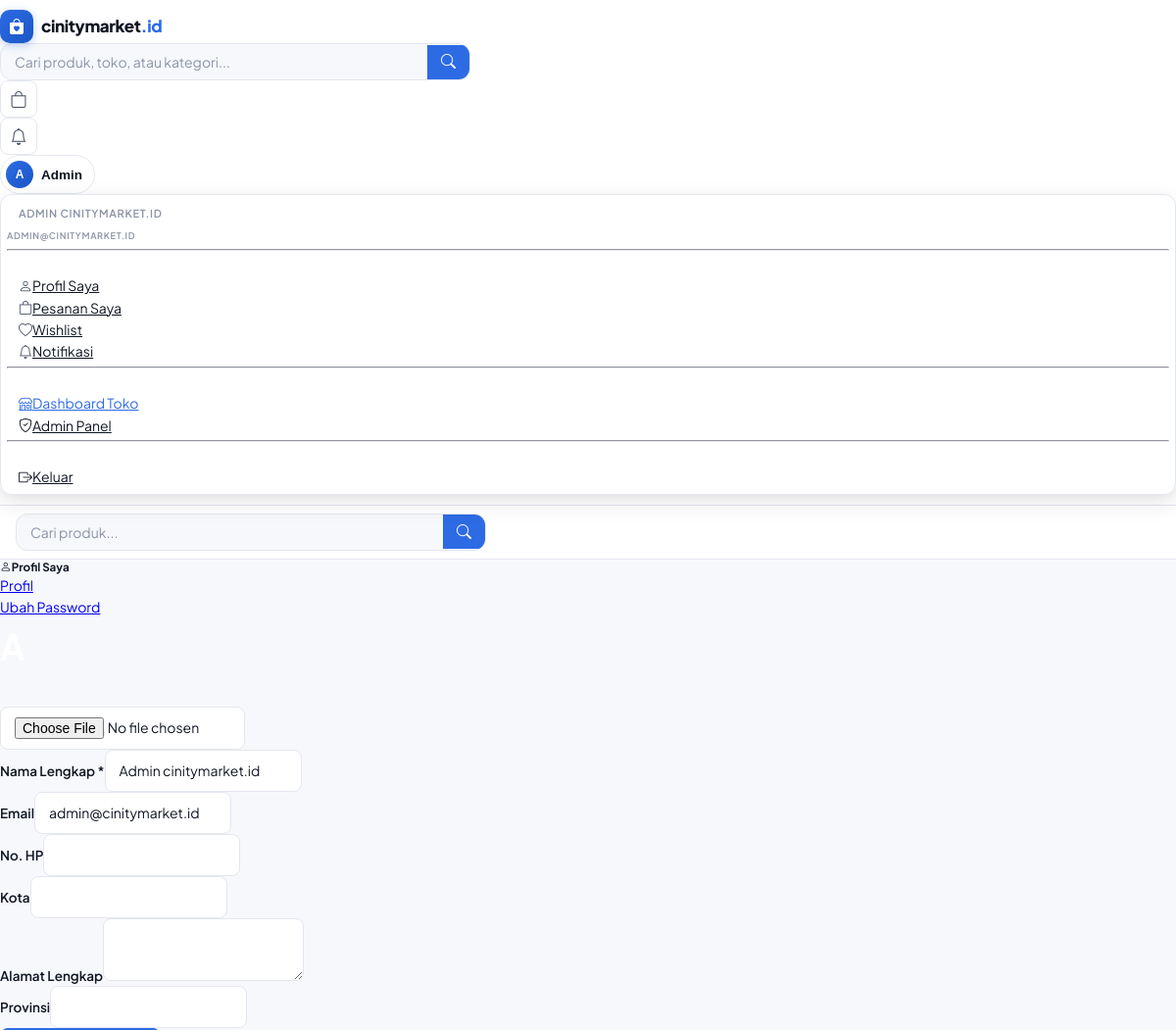
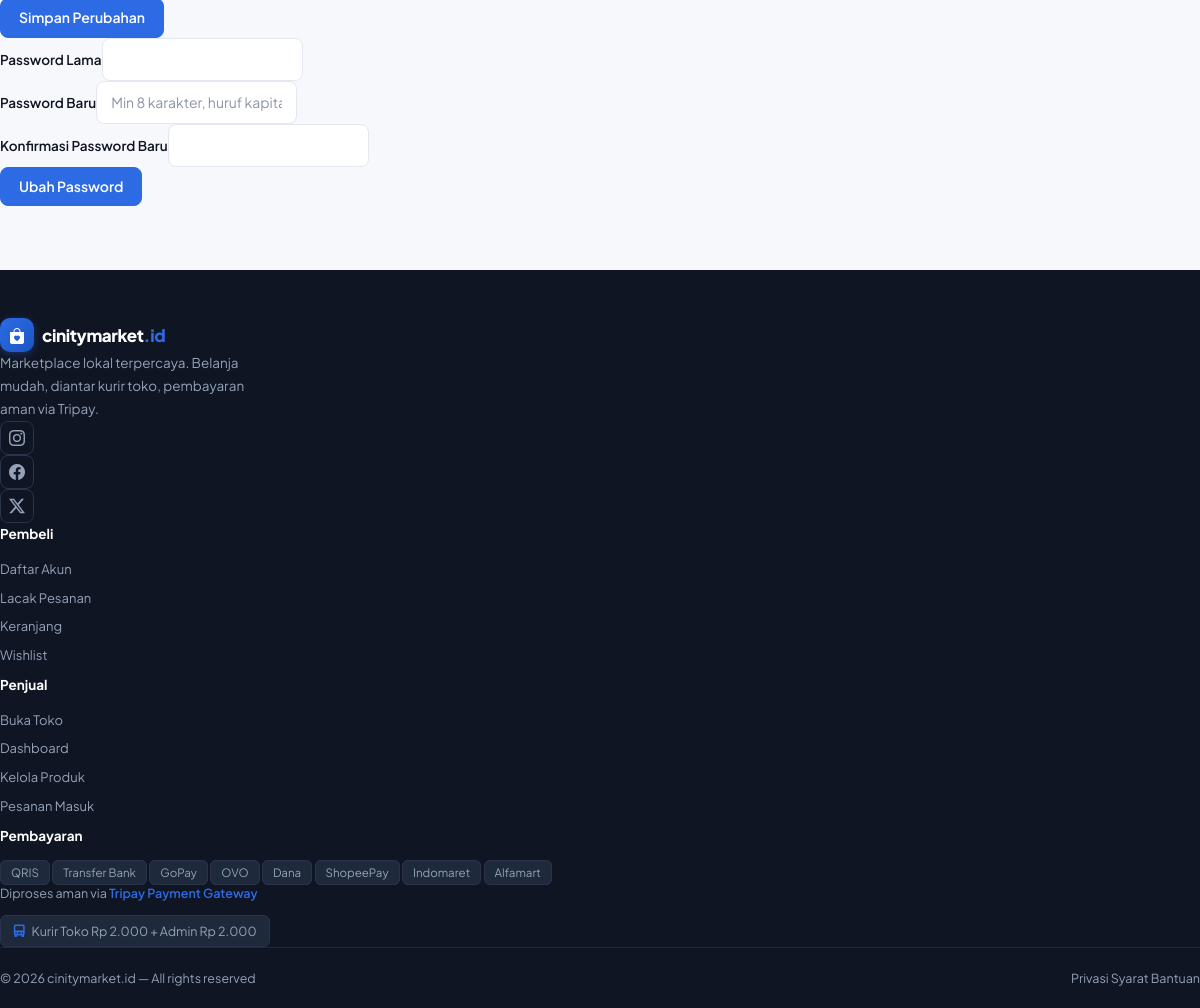
/buyer/profile.php (signed in), run on the app's committed database (2 pictures, top to bottom).
### tables this page shows
CREATE TABLE users (
    id INT AUTO_INCREMENT PRIMARY KEY,
    name VARCHAR(100) NOT NULL,
    email VARCHAR(150) UNIQUE NOT NULL,
    password VARCHAR(255) NOT NULL,
    phone VARCHAR(20),
    role ENUM('buyer','seller','admin') DEFAULT 'buyer',
    avatar VARCHAR(255) DEFAULT NULL,
    address TEXT,
    city VARCHAR(100),
    province VARCHAR(100),
    postal_code VARCHAR(10),
    is_active TINYINT(1) DEFAULT 1,
    email_verified_at TIMESTAMP NULL,
    remember_token VARCHAR(100),
    created_at TIMESTAMP DEFAULT CURRENT_TIMESTAMP,
    updated_at TIMESTAMP DEFAULT CURRENT_TIMESTAMP ON UPDATE CURRENT_TIMESTAMP
);

### includes/functions.php (called while the page is built, shortened)
<?php
require_once __DIR__ . '/../config/database.php';
function auth(): ?array {
    return $_SESSION['user'] ?? null;
}
function clean(string $str): string {
    return htmlspecialchars(trim($str), ENT_QUOTES, 'UTF-8');
}

### config/database.php (called while the page is built, shortened)
<?php
class Database {
    private static $instance = null;
    private $pdo;
    private function __construct() {
        $dsn = "mysql:host=" . DB_HOST . ";dbname=" . DB_NAME . ";charset=" . DB_CHARSET;
        $options = [
            PDO::ATTR_ERRMODE            => PDO::ERRMODE_EXCEPTION,
            PDO::ATTR_DEFAULT_FETCH_MODE => PDO::FETCH_ASSOC,
            PDO::ATTR_EMULATE_PREPARES   => false,
            PDO::MYSQL_ATTR_INIT_COMMAND => "SET NAMES utf8mb4 COLLATE utf8mb4_unicode_ci"
        ];
        try {
            $this->pdo = new PDO($dsn, DB_USER, DB_PASS, $options);
        } catch (PDOException $e) {
            error_log("DB Connection Error: " . $e->getMessage());
            die(json_encode(['error' => 'Database connection failed']));
        }
    }
    public static function getInstance(): self {
        if (self::$instance === null) {
            self::$instance = new self();
        }
        return self::$instance;
    }
    public function query(string $sql, array $params = []): PDOStatement {
        $stmt = $this->pdo->prepare($sql);
        $stmt->execute($params);
        return $stmt;
    }
    public function fetchOne(string $sql, array $params = []): ?array {
        return $this->query($sql, $params)->fetch() ?: null;
    }
}

### buyer/profile.php (the view, shortened to what this page needs)
<?php
require_once __DIR__ . '/../includes/functions.php';
requireLogin(); $user = auth(); $db = Database::getInstance();
$profile = $db->fetchOne("SELECT * FROM users WHERE id=?", [$user['id']]);
require_once __DIR__ . '/../includes/header.php';
?>
<div class="container py-4" style="max-width:700px">
  <h5 class="fw-bold mb-4"><i class="bi bi-person me-2"></i>Profil Saya</h5>
  <ul class="nav nav-tabs mb-4" id="profileTabs">
    <li class="nav-item"><a class="nav-link active" data-bs-toggle="tab" href="#tab-profile">Profil</a></li>
    <li class="nav-item"><a class="nav-link" data-bs-toggle="tab" href="#tab-password">Ubah Password</a></li>
  </ul>
  <div class="tab-content">
    <div class="tab-pane fade show active" id="tab-profile">
      <form method="POST" enctype="multipart/form-data">
        <div class="text-center mb-4">
          <div class="position-relative d-inline-block">
            <?php if ($profile['avatar']): ?>
              <img src="/<?= clean($profile['avatar']) ?>" id="avatar-preview" class="rounded-circle" style="width:90px;height:90px;object-fit:cover;border:3px solid var(--border)">
            <?php else: ?>
              <div id="avatar-placeholder" class="rounded-circle d-flex align-items-center justify-content-center" style="width:90px;height:90px;background:var(--primary);color:white;font-size:36px;font-weight:700"><?= strtoupper(substr($profile['name'], 0, 1)) ?></div>
            <?php endif; ?>
          </div>
          <div class="mt-2"><input type="file" name="avatar" accept="image/*" class="form-control form-control-sm" style="max-width:250px;margin:0 auto" data-preview="avatar-preview"></div>
        </div>
        <div class="row g-3">
          <div class="col-md-6"><label class="form-label fw-medium">Nama Lengkap *</label><input type="text" name="name" class="form-control" value="<?= clean($profile['name']) ?>" required></div>
          <div class="col-md-6"><label class="form-label fw-medium">Email</label><input type="email" class="form-control" value="<?= clean($profile['email']) ?>" disabled></div>
          <div class="col-md-6"><label class="form-label fw-medium">No. HP</label><input type="text" name="phone" class="form-control" value="<?= clean($profile['phone'] ?? '') ?>"></div>
          <div class="col-md-6"><label class="form-label fw-medium">Kota</label><input type="text" name="city" class="form-control" value="<?= clean($profile['city'] ?? '') ?>"></div>
          <div class="col-12"><label class="form-label fw-medium">Alamat Lengkap</label><textarea name="address" class="form-control" rows="2"><?= clean($profile['address'] ?? '') ?></textarea></div>
          <div class="col-md-6"><label class="form-label fw-medium">Provinsi</label><input type="text" name="province" class="form-control" value="<?= clean($profile['province'] ?? '') ?>"></div>
        </div>
        <div class="mt-3"><button type="submit" class="btn btn-primary fw-semibold px-4">Simpan Perubahan</button></div>
      </form>
    </div>
    <div class="tab-pane fade" id="tab-password">
      <form method="POST">
        <div class="mb-3"><label class="form-label fw-medium">Password Lama</label><input type="password" name="old_password" class="form-control" required></div>
        <div class="mb-3"><label class="form-label fw-medium">Password Baru</label><input type="password" name="new_password" class="form-control" placeholder="Min 8 karakter, huruf kapital + angka" required></div>
        <div class="mb-4"><label class="form-label fw-medium">Konfirmasi Password Baru</label><input type="password" name="confirm_password" class="form-control" required></div>
        <button type="submit" class="btn btn-primary fw-semibold px-4">Ubah Password</button>
      </form>
    </div>
  </div>
</div>
<?php require_once __DIR__ . '/../includes/footer.php'; ?>

### includes/header.php (shortened to what this page needs)
<?php
require_once __DIR__ . '/../includes/functions.php';
$user       = auth();
?>
<!DOCTYPE html>
<html lang="id">
<head>
<link href="https://cdn.jsdelivr.net/npm/bootstrap-icons@1.11.3/font/bootstrap-icons.css" rel="stylesheet">
<link href="/assets/css/style.css" rel="stylesheet">
</head>
<body>
<nav class="navbar" id="mainNav">
  <div class="container d-flex align-items-center gap-3">
    <a href="/index.php" class="brand-logo me-2">
      <div class="brand-mark"><i class="bi bi-bag-heart-fill"></i></div>
      <span class="brand-name">cinitymarket<span>.id</span></span>
    </a>
    <form class="search-wrap d-none d-lg-flex flex-grow-1" action="/search.php" method="GET">
      <input type="text" name="q" placeholder="Cari produk, toko, atau kategori..."
             value="<?= isset($_GET['q']) ? clean($_GET['q']) : '' ?>">
      <button type="submit"><i class="bi bi-search"></i></button>
    </form>
    <div class="d-flex align-items-center gap-2 ms-auto">
      <?php if ($user): ?>
        <a href="/buyer/cart.php" class="nav-icon-btn" title="Keranjang">
          <i class="bi bi-bag"></i>
        </a>
        <a href="/buyer/notifications.php" class="nav-icon-btn d-none d-md-flex" title="Notifikasi">
          <i class="bi bi-bell"></i>
        </a>
        <div class="dropdown">
          <button class="user-pill dropdown-toggle border-0" data-bs-toggle="dropdown" aria-expanded="false">
            <div class="avatar"><?= strtoupper(substr($user['name'], 0, 1)) ?></div>
            <span class="d-none d-md-inline" style="font-size:13.5px;font-weight:600;color:var(--text-1)"><?= clean(explode(' ', $user['name'])[0]) ?></span>
          </button>
          <ul class="dropdown-menu dropdown-menu-end shadow">
            <li><span class="dropdown-header"><?= clean($user['name']) ?><br><small class="fw-normal" style="color:var(--text-3)"><?= clean($user['email']) ?></small></span></li>
            <li><hr class="dropdown-divider"></li>
            <li><a class="dropdown-item" href="/buyer/profile.php"><i class="bi bi-person me-2 text-muted"></i>Profil Saya</a></li>
            <li><a class="dropdown-item" href="/buyer/orders.php"><i class="bi bi-bag me-2 text-muted"></i>Pesanan Saya</a></li>
            <li><a class="dropdown-item" href="/buyer/wishlist.php"><i class="bi bi-heart me-2 text-muted"></i>Wishlist</a></li>
            <li><a class="dropdown-item" href="/buyer/notifications.php"><i class="bi bi-bell me-2 text-muted"></i>Notifikasi</a></li>
            <?php if (in_array($user['role'], ['seller','admin'])): ?>
              <li><hr class="dropdown-divider"></li>
              <li><a class="dropdown-item" href="/seller/dashboard.php" style="color:var(--brand)"><i class="bi bi-shop me-2"></i>Dashboard Toko</a></li>
            <?php endif; ?>
            <?php if ($user['role'] === 'admin'): ?>
              <li><a class="dropdown-item text-danger" href="/admin/dashboard.php"><i class="bi bi-shield-check me-2"></i>Admin Panel</a></li>
            <?php endif; ?>
            <li><hr class="dropdown-divider"></li>
            <li><a class="dropdown-item text-danger" href="/logout.php"><i class="bi bi-box-arrow-right me-2"></i>Keluar</a></li>
          </ul>
        </div>
      <?php else: ?>
        <a href="/login.php" class="btn btn-outline-secondary btn-sm">Masuk</a>
        <a href="/register.php" class="btn btn-primary btn-sm">Daftar Gratis</a>
      <?php endif; ?>
    </div>
  </div>
</nav>
<div class="mobile-search d-lg-none">
  <form action="/search.php" method="GET">
    <div class="search-wrap w-100">
      <input type="text" name="q" placeholder="Cari produk..." value="<?= isset($_GET['q']) ? clean($_GET['q']) : '' ?>">
      <button type="submit"><i class="bi bi-search"></i></button>
    </div>
  </form>
</div>

### data on the page
users: name "A", name "Admin", name "ADMIN CINITYMARKET.ID", email "ADMIN@CINITYMARKET.ID", name "Admin cinitymarket.id", email "admin@cinitymarket.id"

### other printed values
$label "Daftar Akun"
$label "Lacak Pesanan"
$label "Keranjang"
$label "Wishlist"
$label "Buka Toko"
$label "Dashboard"
$label "Kelola Produk"
$label "Pesanan Masuk"
$m "QRIS"
$m "Transfer Bank"
$m "GoPay"
$m "OVO"
$m "Dana"
$m "ShopeePay"
$m "Indomaret"
